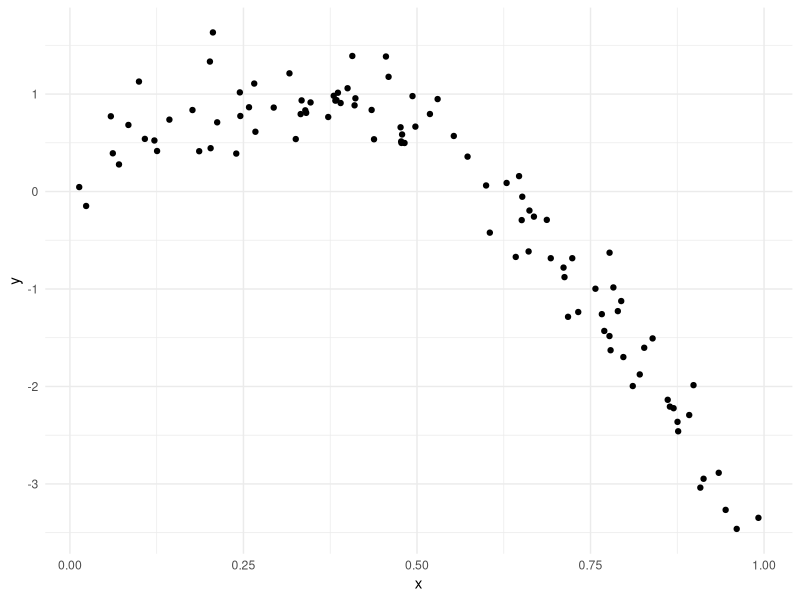
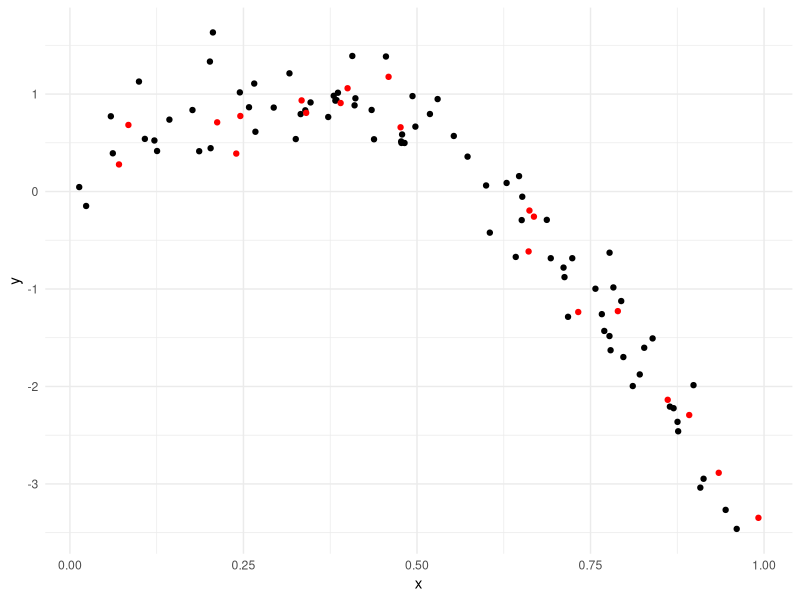
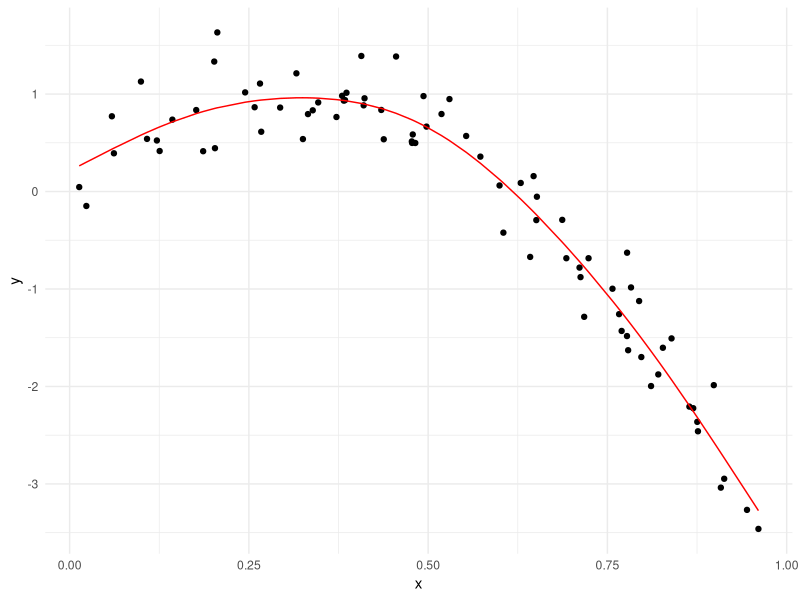
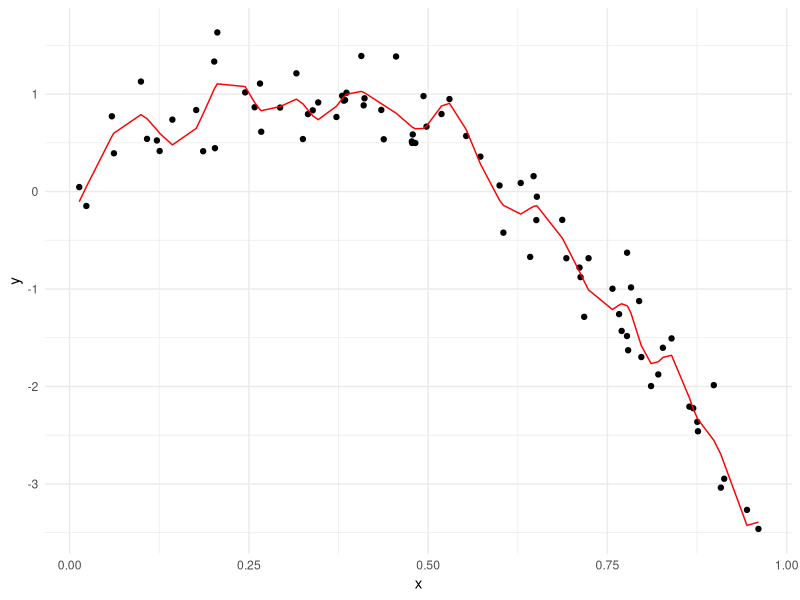
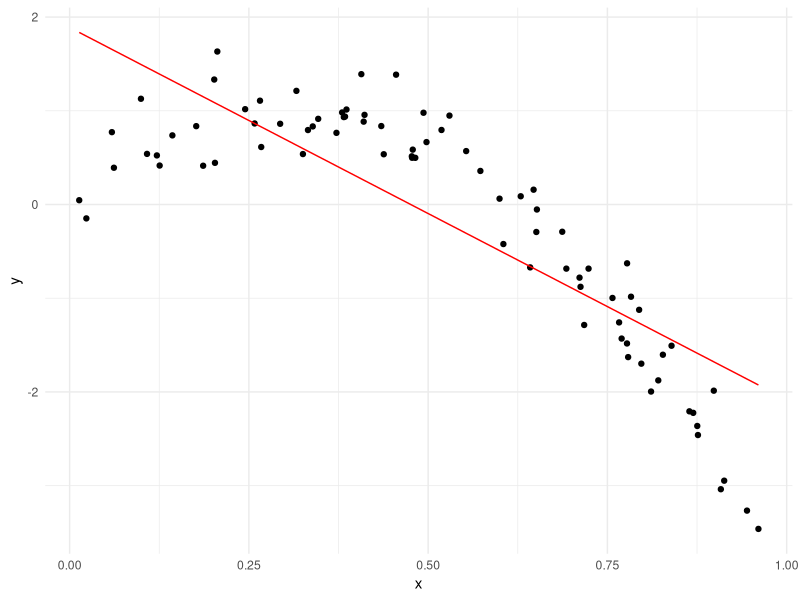
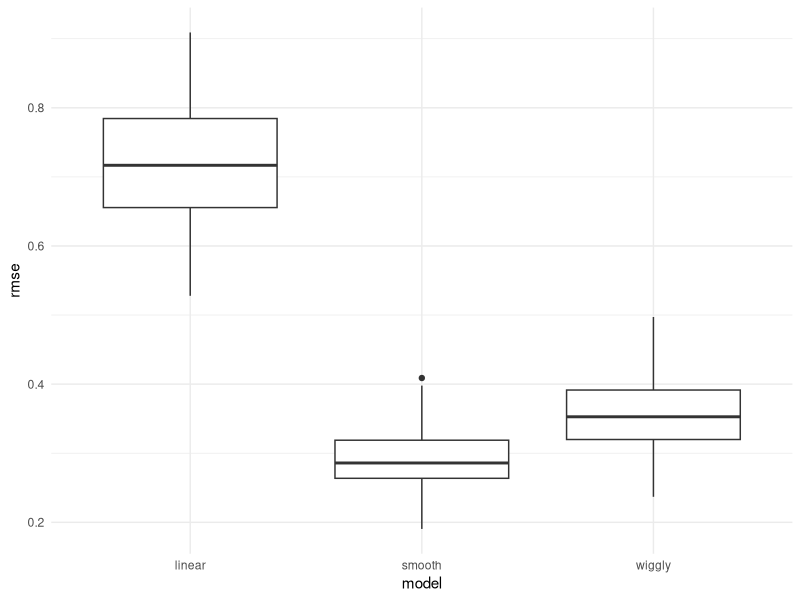

Source code (R) for these figures, in order:
## ---- chunk 1
library(tidyverse)
library(viridis)

library(modelr)
library(mgcv)

knitr::opts_chunk$set(
  warning = FALSE,
  fig.width = 8,
  fig.height = 6,
  out.width = "90%"
)

theme_set(theme_minimal() + theme(legend.position = "bottom"))

options(
  ggplot2.continuous.colour = "viridis",
  ggplot2.continuous.fill = "viridis"
)

scale_colour_discrete = scale_colour_viridis_d
scale_fill_discrete = scale_fill_viridis_d
## ---- chunk 2
set.seed(1)

nonlin_df = 
  tibble(
    id = 1:100,
    x = runif(100, 0, 1),
    y = 1 - 10 * (x - .3) ^ 2 + rnorm(100, 0, .3)
  )

nonlin_df %>%
  ggplot(aes(x = x, y = y)) +
  geom_point()
## ---- chunk 3
train_df = sample_n(nonlin_df, 80)
test_df = anti_join(nonlin_df, train_df, by = "id")

ggplot(train_df, aes(x = x, y = y)) +
  geom_point() +
  geom_point(data = test_df, color = "red")
## ---- chunk 4
linear_mod = lm(y ~ x, data = train_df)
smooth_mod = mgcv::gam(y ~ s(x), data = train_df)
wiggly_mod = mgcv::gam(y ~ s(x, k = 30), sp = 10e-6, data = train_df)
## ---- chunk 5
train_df %>%
  add_predictions(smooth_mod) %>%
  ggplot(aes(x = x, y = y)) +
  geom_point() +
  geom_line(aes(y = pred), color = "red")

train_df %>%
  add_predictions(wiggly_mod) %>%
  ggplot(aes(x = x, y = y)) +
  geom_point() +
  geom_line(aes(y = pred), color = "red")

train_df %>%
  add_predictions(linear_mod) %>%
  ggplot(aes(x = x, y = y)) +
  geom_point() +
  geom_line(aes(y = pred), color = "red")
## ---- chunk 6
rmse(linear_mod, test_df)
rmse(smooth_mod, test_df)
rmse(wiggly_mod, test_df)
## ---- chunk 7
cv_df =
  crossv_mc(nonlin_df, 100) %>%
  mutate(
    train = map(train, as_tibble),
    test = map(test, as_tibble)
  )

cv_df %>% pull(train) %>% .[[100]] %>% as_tibble()
## ---- chunk 8
cv_df =
  cv_df %>%
  mutate(
    linear_mod = map(.x = train, ~lm(y ~ x, data = .x)),
    smooth_mod = map(.x = train, ~gam(y ~ s(x), data = .x)),
    wiggly_mod = map(.x = train, ~gam(y ~ s(x, k = 30), sp = 10e-6, data = .x))
  ) %>%
  mutate(
    rmse_linear = map2_dbl(.x = linear_mod, .y = test, ~rmse(model = .x, data = .y)),
    rmse_smooth = map2_dbl(.x = smooth_mod, .y = test, ~rmse(model = .x, data = .y)),
    rmse_wiggly = map2_dbl(.x = wiggly_mod, .y = test, ~rmse(model = .x, data = .y))
  )
## ---- chunk 9
cv_df %>%
  select(.id, starts_with("rmse")) %>%
  pivot_longer(
    rmse_linear:rmse_wiggly,
    names_to = "model",
    values_to = "rmse",
    names_prefix = "rmse_"
  ) %>%
  ggplot(aes(x = model, y = rmse)) +
  geom_boxplot()
